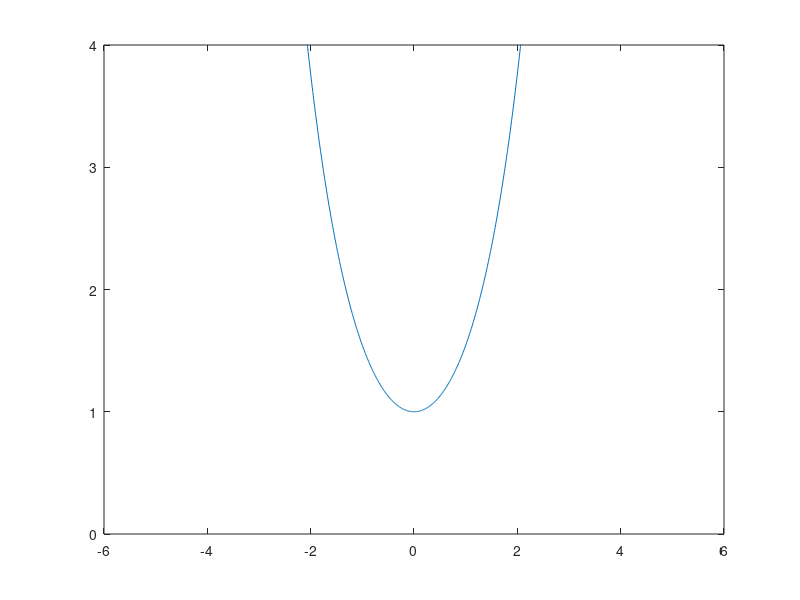

This chart was generated by the following MATLAB code:
% Lab 2
% Lucas Barnes

clear

%% P2.1
A=[14,42,91,79,95,65,3,84,93,67,75,74,39,65,17];

% bubble sort
done = false;
% keep sorting until done
while ~done
    done = true;
    % for every element in A except the last element
    for i = 1:length(A) - 1
        % if the element is greater than the next element
        if A(i) > A(i + 1)
            % switch the elements
            temp = A(i);
            A(i) = A(i + 1);
            A(i + 1) = temp;
            A
            % set done to false so the loop will continue sorting
            done = false;
        end
    end
end
disp(A)

%% P2.2
% (a)
close all;
x=0:.01:4*pi;
f=x.*sin(x);
plot(x,f)
xlabel('x')
ylabel('y')
title('xsin(x) and cos(x)')
hold on
plot(x,cos(x))
legend('xsin(x)','cos(x)')

%% (b)
clear;
N = 20;
% preallocate the array
a = zeros(1,N);
% initialize a(1)
a(1) = 1;
for n = 1:N-1
    % populate a with the recursion relation
    a(n+1) = (n/((n-1/2)*(n+1/2)))*a(n);
end
% define domain
x=1:N;
close all
% make the plots appear on the same figure

semilogy(x,a)
hold on
semilogy(x,exp(-x))
semilogy(x,1./factorial(x))
hold off
legend('a','exp(-n)','1/!n')
% 1/!n matches the recursion relation the best

%% (c)
x=0:.01:5;
f=zeros(1,length(x));
for n=1:length(x)
    if x(n)<1
        f(n)=exp(x(n));
    else
        f(n)=exp(1)*cos(x(n)-1);
    end
end
close all;
plot(x,f)
xlabel('x')
ylabel('f(x)')
title('f(x) vs. x')

%% P2.3
% (a)
close all
t=-1:.01:1;
y=-1./(t+1);
plot(t,y)
ylim([-4 0])

%% (b)
close all
t=-5:.01:5;
y=(exp(t)+exp(-t))/2;
plot(t,y)
ylim([0 4])

